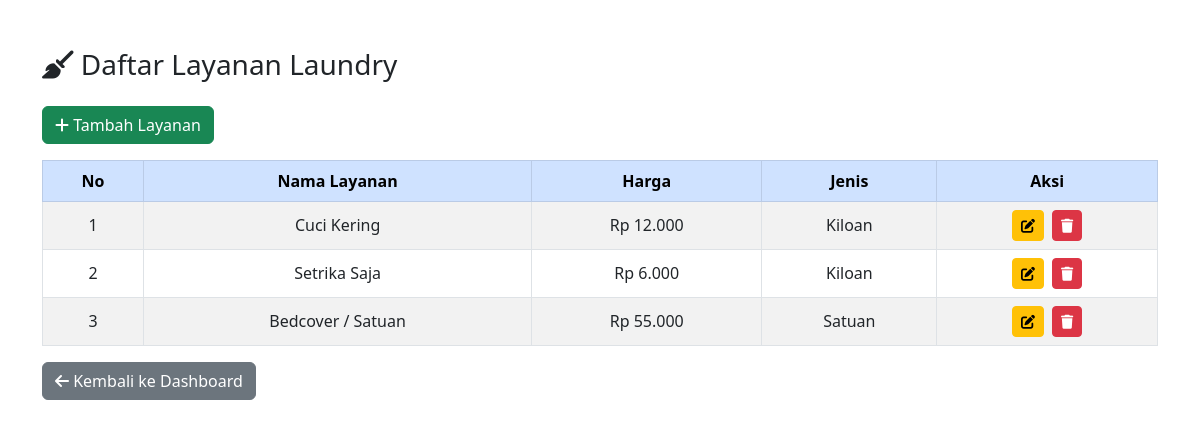
Screenshot of /Keuangan_laundry/layanan/index.php with the database file from the repository.
### tables this page shows
CREATE TABLE Layanan (
  id_layanan INT AUTO_INCREMENT PRIMARY KEY,
  nama_layanan VARCHAR(100),       
  jenis ENUM('Satuan', 'Kiloan'),   
  harga DECIMAL(10,2)      
);

### Keuangan_laundry/layanan/index.php (the view, shortened to what this page needs)
<!DOCTYPE html>
<html lang="id">
<head>
    <link href="https://cdn.jsdelivr.net/npm/bootstrap@5.3.0/dist/css/bootstrap.min.css" rel="stylesheet">
    <link href="https://cdnjs.cloudflare.com/ajax/libs/font-awesome/6.4.0/css/all.min.css" rel="stylesheet">
</head>
<body>
    <div class="container mt-5">
        <h3 class="mb-4"><i class="fa fa-broom"></i> Daftar Layanan Laundry</h3>
        <a href="tambah.php" class="btn btn-success mb-3"><i class="fa fa-plus"></i> Tambah Layanan</a>
        <table class="table table-bordered table-striped">
            <thead class="table-primary text-center">
                <tr>
                    <th>No</th>
                    <th>Nama Layanan</th>
                    <th>Harga</th>
                    <th>Jenis</th>
                    <th>Aksi</th>
                </tr>
            </thead>
            <tbody class="align-middle text-center">
                <?php
                include '../db.php';
                $no = 1;
                $query = mysqli_query($conn, "SELECT * FROM layanan");
                while ($data = mysqli_fetch_array($query)) {
                ?>
                <tr>
                    <td><?php echo $no++; ?></td>
                    <td><?php echo $data['nama_layanan']; ?></td>
                    <td>Rp <?php echo number_format($data['harga'], 0, ',', '.'); ?></td>
                    <td><?php echo $data['jenis']; ?></td>
                    <td>
                        <div class="d-flex justify-content-center gap-2">
                            <a href="edit.php?id=<?php echo $data['id_layanan']; ?>" class="btn btn-warning btn-sm">
                                <i class="fa fa-edit"></i>
                            </a>
                            <a href="hapus.php?id=<?php echo $data['id_layanan']; ?>" class="btn btn-danger btn-sm" onclick="return confirm('Yakin hapus layanan ini?')">
                                <i class="fa fa-trash"></i>
                            </a>
                        </div>
                    </td>
                </tr>
                <?php } ?>
            </tbody>
        </table>
        <a href="../index.php" class="btn btn-secondary"><i class="fa fa-arrow-left"></i> Kembali ke Dashboard</a>
    </div>
</body>
</html>

### rows the page displays
layanan: nama_layanan "Cuci Kering", harga "12.000", jenis "Kiloan"
layanan: nama_layanan "Setrika Saja", harga "6.000", jenis "Kiloan"
layanan: nama_layanan "Bedcover / Satuan", harga "55.000", jenis "Satuan"
